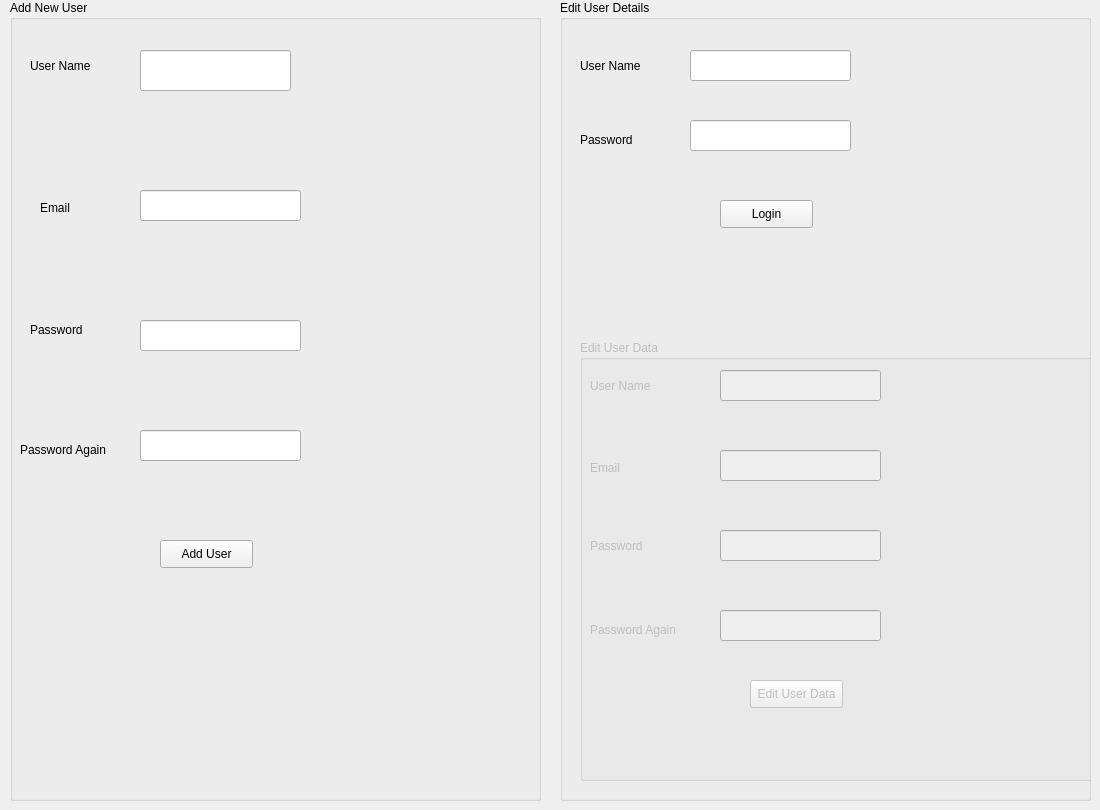
    <widget class="QWidget" name="tab_3">
     <attribute name="title">
      <string>Page</string>
     </attribute>
     <widget class="QGroupBox" name="groupBox">
      <property name="geometry">
       <rect>
        <x>10</x>
        <y>0</y>
        <width>531</width>
        <height>801</height>
       </rect>
      </property>
      <property name="title">
       <string>Add New User</string>
      </property>
      <widget class="QLabel" name="label_22">
       <property name="geometry">
        <rect>
         <x>20</x>
         <y>50</y>
         <width>71</width>
         <height>31</height>
        </rect>
       </property>
       <property name="text">
        <string>User Name</string>
       </property>
      </widget>
      <widget class="QLineEdit" name="lineEdit_12">
       <property name="geometry">
        <rect>
         <x>130</x>
         <y>50</y>
         <width>151</width>
         <height>41</height>
        </rect>
       </property>
      </widget>
      <widget class="QLineEdit" name="lineEdit_13">
       <property name="geometry">
        <rect>
         <x>130</x>
         <y>190</y>
         <width>161</width>
         <height>31</height>
        </rect>
       </property>
      </widget>
      <widget class="QLineEdit" name="lineEdit_14">
       <property name="geometry">
        <rect>
         <x>130</x>
         <y>320</y>
         <width>161</width>
         <height>31</height>
        </rect>
       </property>
       <property name="echoMode">
        <enum>QLineEdit::Password</enum>
       </property>
      </widget>
      <widget class="QLineEdit" name="lineEdit_15">
       <property name="geometry">
        <rect>
         <x>130</x>
         <y>430</y>
         <width>161</width>
         <height>31</height>
        </rect>
       </property>
       <property name="echoMode">
        <enum>QLineEdit::Password</enum>
       </property>
      </widget>
      <widget class="QLabel" name="label_23">
       <property name="geometry">
        <rect>
         <x>30</x>
         <y>200</y>
         <width>55</width>
         <height>16</height>
        </rect>
       </property>
       <property name="text">
        <string>Email</string>
       </property>
      </widget>
      <widget class="QLabel" name="label_24">
       <property name="geometry">
        <rect>
         <x>10</x>
         <y>440</y>
         <width>91</width>
         <height>20</height>
        </rect>
       </property>
       <property name="text">
        <string>Password Again</string>
       </property>
      </widget>
      <widget class="QLabel" name="label_25">
       <property name="geometry">
        <rect>
         <x>20</x>
         <y>320</y>
         <width>71</width>
         <height>20</height>
        </rect>
       </property>
       <property name="text">
        <string>Password</string>
       </property>
      </widget>
      <widget class="QPushButton" name="pushButton_12">
       <property name="geometry">
        <rect>
         <x>150</x>
         <y>540</y>
         <width>93</width>
         <height>28</height>
        </rect>
       </property>
       <property name="text">
        <string>Add User</string>
       </property>
      </widget>
      <widget class="QLabel" name="label_12">
       <property name="geometry">
        <rect>
         <x>30</x>
         <y>490</y>
         <width>361</width>
         <height>20</height>
        </rect>
       </property>
       <property name="text">
        <string/>
       </property>
      </widget>
      <widget class="QLabel" name="label_50">
       <property name="geometry">
        <rect>
         <x>10</x>
         <y>490</y>
         <width>321</width>
         <height>20</height>
        </rect>
       </property>
       <property name="text">
        <string/>
       </property>
      </widget>
     </widget>
     <widget class="QGroupBox" name="groupBox_2">
      <property name="geometry">
       <rect>
        <x>560</x>
        <y>0</y>
        <width>531</width>
        <height>801</height>
       </rect>
      </property>
      <property name="title">
       <string>Edit User Details</string>
      </property>
      <widget class="QLabel" name="label_26">
       <property name="geometry">
        <rect>
         <x>20</x>
         <y>50</y>
         <width>71</width>
         <height>31</height>
        </rect>
       </property>
       <property name="text">
        <string>User Name</string>
       </property>
      </widget>
      <widget class="QLineEdit" name="lineEdit_16">
       <property name="geometry">
        <rect>
         <x>130</x>
         <y>50</y>
         <width>161</width>
         <height>31</height>
        </rect>
       </property>
      </widget>
      <widget class="QLineEdit" name="lineEdit_18">
       <property name="geometry">
        <rect>
         <x>130</x>
         <y>120</y>
         <width>161</width>
         <height>31</height>
        </rect>
       </property>
       <property name="echoMode">
        <enum>QLineEdit::Password</enum>
       </property>
      </widget>
      <widget class="QLabel" name="label_29">
       <property name="geometry">
        <rect>
         <x>20</x>
         <y>130</y>
         <width>71</width>
         <height>20</height>
        </rect>
       </property>
       <property name="text">
        <string>Password</string>
       </property>
      </widget>
      <widget class="QPushButton" name="pushButton_13">
       <property name="geometry">
        <rect>
         <x>160</x>
         <y>200</y>
         <width>93</width>
         <height>28</height>
        </rect>
       </property>
       <property name="text">
        <string>Login</string>
       </property>
      </widget>
      <widget class="QGroupBox" name="groupBox_4">
       <property name="enabled">
        <bool>false</bool>
       </property>
       <property name="geometry">
        <rect>
         <x>20</x>
         <y>340</y>
         <width>691</width>
         <height>441</height>
        </rect>
       </property>
       <property name="title">
        <string>Edit User Data</string>
       </property>
       <widget class="QLineEdit" name="lineEdit_17">
        <property name="geometry">
         <rect>
          <x>140</x>
          <y>110</y>
          <width>161</width>
          <height>31</height>
         </rect>
        </property>
       </widget>
       <widget class="QPushButton" name="pushButton_15">
        <property name="geometry">
         <rect>
          <x>170</x>
          <y>340</y>
          <width>93</width>
          <height>28</height>
         </rect>
        </property>
        <property name="text">
         <string>Edit User Data</string>
        </property>
       </widget>
       <widget class="QLineEdit" name="lineEdit_24">
        <property name="geometry">
         <rect>
          <x>140</x>
          <y>30</y>
          <width>161</width>
          <height>31</height>
         </rect>
        </property>
       </widget>
       <widget class="QLabel" name="label_30">
        <property name="geometry">
         <rect>
          <x>10</x>
          <y>30</y>
          <width>71</width>
          <height>31</height>
         </rect>
        </property>
        <property name="text">
         <string>User Name</string>
        </property>
       </widget>
       <widget class="QLabel" name="label_28">
        <property name="geometry">
         <rect>
          <x>10</x>
          <y>280</y>
          <width>91</width>
          <height>20</height>
         </rect>
        </property>
        <property name="text">
         <string>Password Again</string>
        </property>
       </widget>
       <widget class="QLabel" name="label_31">
        <property name="geometry">
         <rect>
          <x>10</x>
          <y>190</y>
          <width>71</width>
          <height>31</height>
         </rect>
        </property>
        <property name="text">
         <string>Password</string>
        </property>
       </widget>
       <widget class="QLineEdit" name="lineEdit_19">
        <property name="geometry">
         <rect>
          <x>140</x>
          <y>270</y>
          <width>161</width>
          <height>31</height>
         </rect>
        </property>
        <property name="echoMode">
         <enum>QLineEdit::Password</enum>
        </property>
       </widget>
       <widget class="QLabel" name="label_27">
        <property name="geometry">
         <rect>
          <x>10</x>
          <y>120</y>
          <width>55</width>
          <height>16</height>
         </rect>
        </property>
        <property name="text">
         <string>Email</string>
        </property>
       </widget>
       <widget class="QLineEdit" name="lineEdit_25">
        <property name="geometry">
         <rect>
          <x>140</x>
          <y>190</y>
          <width>161</width>
          <height>31</height>
         </rect>
        </property>
        <property name="echoMode">
         <enum>QLineEdit::Password</enum>
        </property>
       </widget>
       <widget class="QLabel" name="label_13">
        <property name="geometry">
         <rect>
          <x>20</x>
          <y>320</y>
          <width>301</width>
          <height>16</height>
         </rect>
        </property>
        <property name="text">
         <string/>
        </property>
       </widget>
       <widget class="QLabel" name="label_54">
        <property name="geometry">
         <rect>
          <x>70</x>
          <y>80</y>
          <width>281</width>
          <height>20</height>
         </rect>
        </property>
        <property name="text">
         <string/>
        </property>
       </widget>
      </widget>
     </widget>
    </widget>
